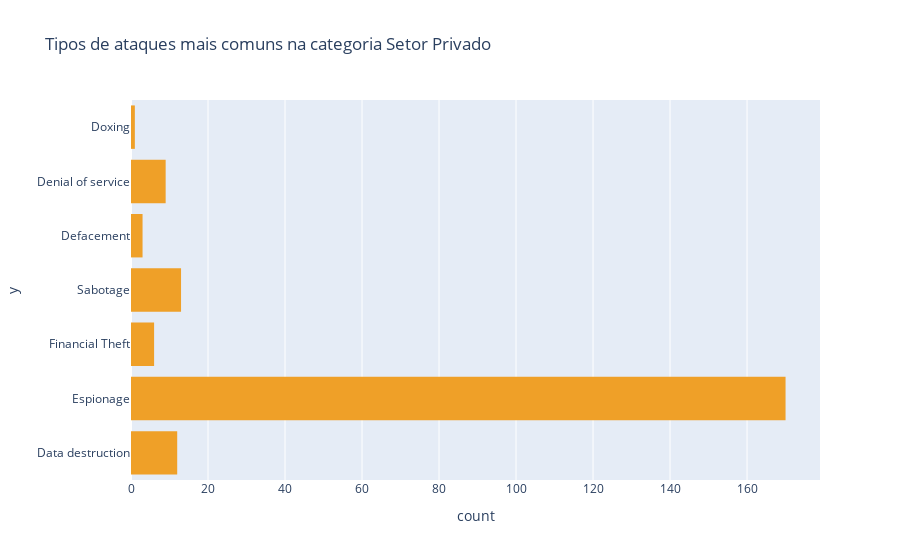

Notebook source saved alongside this figure:
### Code cell
fig = px.histogram(y = data_pv["Type"], title = "Tipos de ataques mais comuns na categoria Setor Privado",
                   color_discrete_sequence = ["#efa028"])
fig.show()

### Figure 1 — Plotly figure (JSON) as saved in the notebook; plotly's stock layout.template omitted (floating-point values rounded to 4 significant figures; data arrays with more than 128 entries replaced by an {"elided": "..."} marker saying what was removed)
{"data": [{"alignmentgroup": "True", "bingroup": "y", "hovertemplate": "count=%{x}<br>y=%{y}<extra></extra>", "legendgroup": "", "marker": {"color": "#efa028"}, "name": "", "offsetgroup": "", "orientation": "h", "showlegend": false, "type": "histogram", "xaxis": "x", "y": {"elided": "232 str values"}, "yaxis": "y"}], "layout": {"barmode": "relative", "legend": {"tracegroupgap": 0}, "title": {"text": "Tipos de ataques mais comuns na categoria Setor Privado"}, "xaxis": {"anchor": "y", "domain": [0, 1], "title": {"text": "count"}}, "yaxis": {"anchor": "x", "domain": [0, 1], "title": {"text": "y"}}}}
